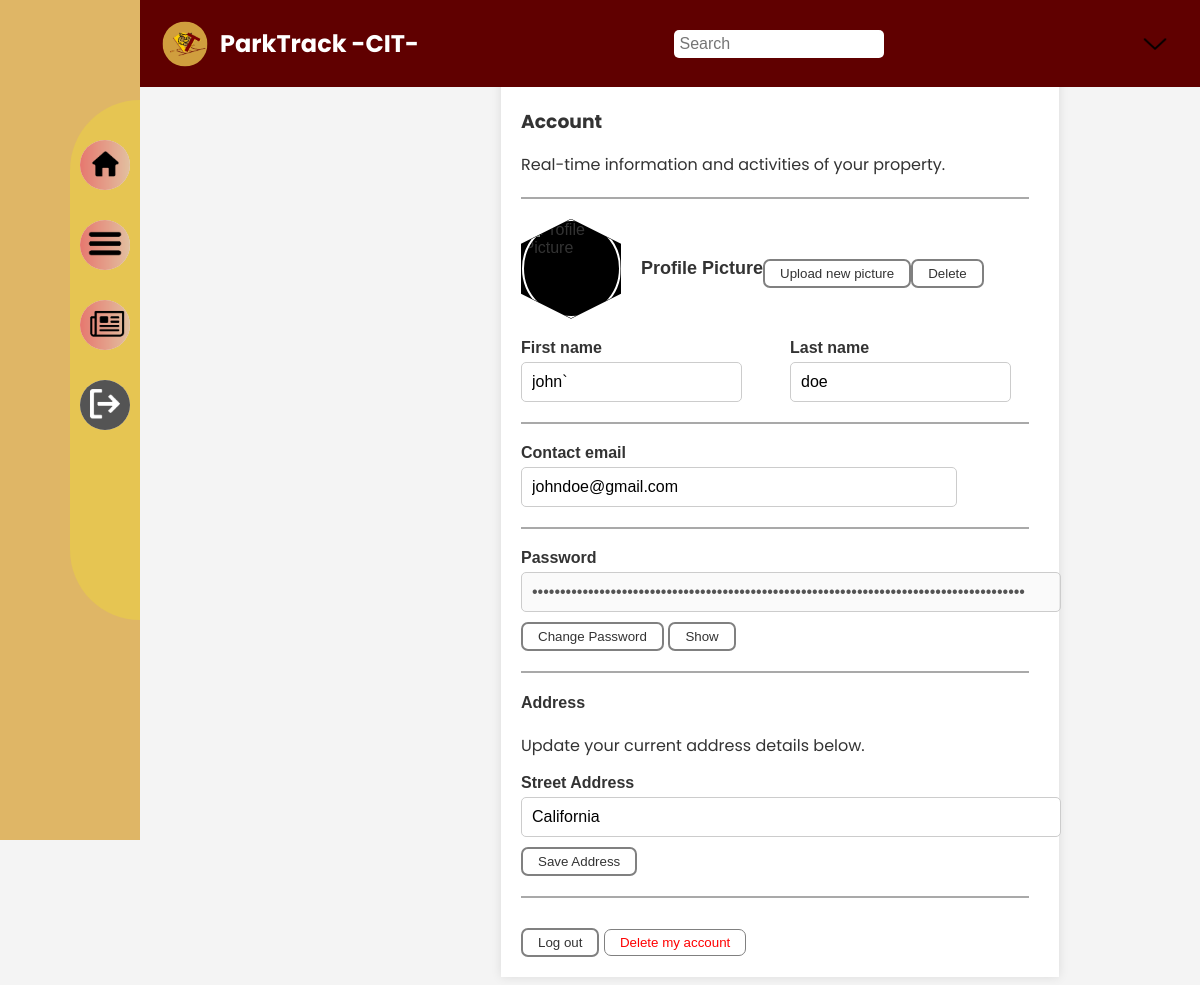
The page /api/accountSettings/ (signed in) on the database its author committed.
### myapp/models.py (models this page shows, shortened)
class User(AbstractUser):
    userId = models.AutoField(primary_key=True)
    fname = models.CharField(max_length=100)
    lname = models.CharField(max_length=100)
    email = models.EmailField(max_length=254, unique=True)
    gender = models.CharField(max_length=10)
    address = models.CharField(max_length=255)
    contactNo = models.CharField(max_length=15)
    accountType = models.CharField(choices=[('staff', 'Staff'), ('user', 'User')], max_length=10)
    vehicle = models.ForeignKey(
        'myapp.Vehicle',  # Replace 'myapp' with your app name
        on_delete=models.SET_NULL,  # Set to NULL if the vehicle is deleted
        null=True,  # Allows the field to be optional
        blank=True,  # Allows the field to be left blank in forms
        related_name='users'
    )
    class Meta:
        db_table = 'myapp_user'  # Replace 'myapp' with your actual app name
        verbose_name = 'user'
        verbose_name_plural = 'users'

### myapp/views.py (the view)
# urls.py: path('accountSettings/', views.accountSettings, name='accountSettings'),
def accountSettings(request):
    return render(request, 'account.html')

### myapp/templates/account.html (shortened to what this page needs)
<!DOCTYPE html>
{% extends 'base.html' %}
{% load static %}
{% block content %}
</head>
<body>
    <div class="container">
        <div class="main-content">
            <section class="account">
                <h3>Account</h3>
                <p>Real-time information and activities of your property.</p>
                <hr>
                <form method="POST" enctype="multipart/form-data">
                    <div class="profile-picture">
                        <div class="hexagon-border-account">
                            <img src="{{ user.profile.profile_picture.url }}" alt="Profile Picture" class="profile-img" id="profile-picture">
                        </div>
                        <div class="profile-title">Profile Picture</div>
                        <button class="btn" id="upload-btn" type="submit">Upload new picture</button>
                        <button class="btn" id="delete-btn" type="button">Delete</button>
                    </div>
                </form>
                <div class="form">
                    <div class="input-group row">
                        <div>
                            <label for="first-name">First name</label>
                            <input type="text" id="first-name" value="{{ user.fname }}" placeholder="First name">
                        </div>
                        <div>
                            <label for="last-name">Last name</label>
                            <input type="text" id="last-name" value="{{ user.lname }}" placeholder="Last name">
                        </div>
                    </div>
                    <hr>
                    <div class="input-group row">
                        <div>
                            <label for="email">Contact email</label>
                            <input type="email" id="email" value="{{ user.email }}" placeholder="Email address">
                        </div>
                    </div>
                    <hr>
<div class="input-group">
            <label for="password">Password</label>
            <input type="password" id="password" placeholder="Current Password" value="{{ user.password }}" disabled>
            <button class="btn" id="change-password-btn" type="button">Change Password</button>
            <button class="btn" id="toggle-password-visibility" type="button">Show</button>
        </div>
<hr>
                <div class="input-group">
                    <h4>Address</h4>
                    <p>Update your current address details below.</p>
                    <label for="address">Street Address</label>
                    <input type="text" id="address" value="{{ user.address }}" placeholder="Street Address">
                    <button class="btn">Save Address</button>
                </div>
                    <hr>
                    <div class="security">
                        <button class="btn">Log out</button>
                        <button class="btn delete-account">Delete my account</button>
                    </div>
                </div>
            </section>
        </div>
    </div>
{% endblock %}

### myapp/static/menu.css (style rules this page uses)
.container { height: 100vh; }
.main-content { margin-top: 60px; margin-left: 120px; padding: 20px; flex: 1; display: flex; flex-direction: column; align-items: center; }
.profile-picture img { width: 50px; height: 50px; border-radius: 50%; border: 2px solid #fff; }
hr { border: 1px solid #444; margin: 20px 0; }

### myapp/templates/base.html (style rules this page uses)
body { font-family: 'Poppins', sans-serif; }
h1, h2, h3, p, span { font-family: 'Poppins', sans-serif; }

### myapp/templates/account.html (style rules this page uses)
body { font-family: Arial, sans-serif; background-color: #f4f4f4; color: #333; }
.container { width: 100%; height: 100vh; margin: 0 auto; }
.main-content { display: flex; margin-top: 0px; }
.account { width: 100%; padding: 20px; background-color: white; box-shadow: 0 0 10px rgba(0, 0, 0, 0.1); }
.account h3 { margin-bottom: 10px; }
.account .profile-picture { margin-bottom: 20px; display: flex; align-items: center; }
.account .profile-img { width: 95px; height: 95px; clip-path: polygon(50% 0%, 100% 25%, 100% 75%, 50% 100%, 0% 75%, 0% 25%); }
.hexagon-border-account { width: 100px; height: 100px; clip-path: polygon(50% 0%, 100% 25%, 100% 75%, 50% 100%, 0% 75%, 0% 25%); background-color: black; display: flex; border-radius: 10px; align-items: center; justify-content: center; margin-right: 20px; }
.account .profile-title { font-size: 18px; font-weight: bold; color: #333; }
.account .btn { background-color: white; color: #333; border: 2px solid gray; border-radius: 7px; padding: 5px 15px; cursor: pointer; margin-top: 10px; text-align: center; }
.account .delete-account { color: red; border: 1px solid gray; background-color: white; padding: 5px 15px; border-radius: 7px; cursor: pointer; }
.account .form { margin-top: 20px; }
.account .input-group { margin-bottom: 20px; }
.account .input-group label { display: block; margin-bottom: 5px; font-weight: bold; }
.account .input-group input { width: 100%; padding: 10px; font-size: 16px; border: 1px solid #ccc; border-radius: 5px; }
.account .input-group.row { display: flex; gap: 20px; }
.account .input-group.row > div { flex: 1; }
.account .input-group.row input { width: 80%; }
hr { border: 0; border-top: 2px solid darkgray; width: 98%; margin: 20px 0; }

### rows shown on the page
User: fname "john`", lname "doe", email "johndoe@gmail.com", address "California"
